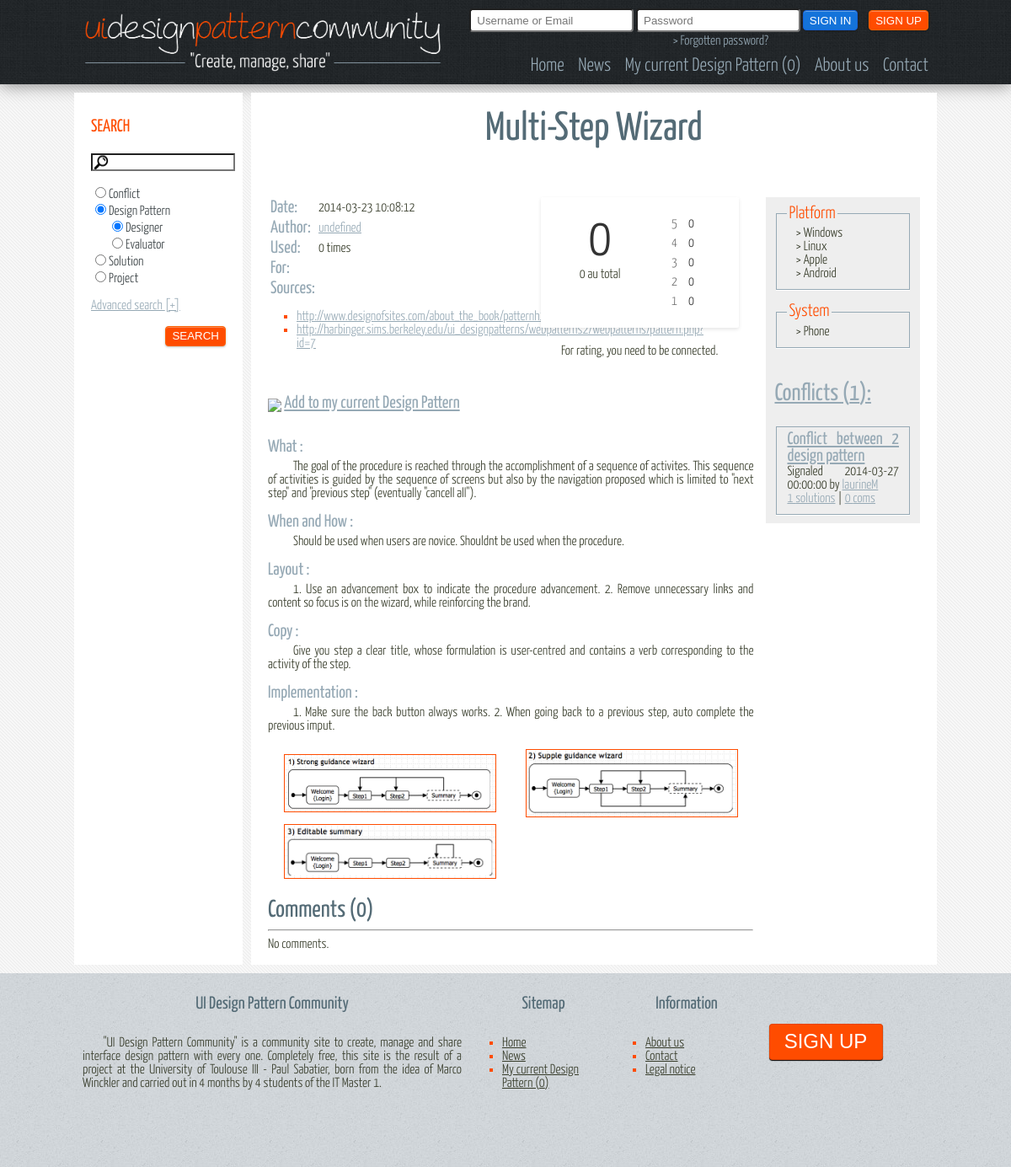
The app's page /view/details.php?type=DesignPattern&id=2 with its own data.
### tables this page shows
CREATE TABLE IF NOT EXISTS `DesignPattern` (
  `idDesignPattern` INT(11) NOT NULL AUTO_INCREMENT,
  `name` VARCHAR(150) NOT NULL,
  `what` TEXT NOT NULL,
  `whenAndHow` TEXT NULL DEFAULT NULL,
  `layout` TEXT NULL DEFAULT NULL,
  `copy` TEXT NULL DEFAULT NULL,
  `implementation` TEXT NULL DEFAULT NULL,
  `descriptionImage` TEXT NULL DEFAULT NULL,
  `nbUsage` INT(11) NULL DEFAULT NULL,
  `nbComments` INT(11) NULL DEFAULT NULL,
  `nbRates` INT(11) NULL DEFAULT NULL,
  `rate` DOUBLE NULL DEFAULT NULL,
  `date` DATETIME NULL DEFAULT NULL,
  `target` ENUM('Designer','Evaluator') NOT NULL,
  `login` VARCHAR(30) NOT NULL,
  PRIMARY KEY (`idDesignPattern`),
  INDEX `fk_DesignPattern_User1_idx` (`login` ASC),
  CONSTRAINT `fk_DesignPattern_User1`
    FOREIGN KEY (`login`)
    REFERENCES `User` (`login`)
    ON DELETE NO ACTION
    ON UPDATE NO ACTION);

CREATE TABLE IF NOT EXISTS `Source` (
  `idSource` INT(11) NOT NULL AUTO_INCREMENT,
  `idDesignPattern` INT(11) NOT NULL,
  `author` VARCHAR(30) NULL DEFAULT NULL,
  `link` VARCHAR(250) NULL DEFAULT NULL,
  PRIMARY KEY (`idSource`),
  INDEX `fk_Source_DesignPattern1_idx` (`idDesignPattern` ASC),
  CONSTRAINT `fk_Source_DesignPattern1`
    FOREIGN KEY (`idDesignPattern`)
    REFERENCES `DesignPattern` (`idDesignPattern`)
    ON DELETE NO ACTION
    ON UPDATE NO ACTION);

CREATE TABLE IF NOT EXISTS `ImageDesignPattern` (
  `idImage` INT(11) NOT NULL AUTO_INCREMENT,
  `idDesignPattern` INT(11) NOT NULL,
  `link` VARCHAR(250) NOT NULL,
  `description` TEXT NULL DEFAULT NULL,
  PRIMARY KEY (`idImage`),
  INDEX `fk_ImageDesignPattern_DesignPattern_idx` (`idDesignPattern` ASC),
  CONSTRAINT `fk_ImageDesignPattern_DesignPattern`
    FOREIGN KEY (`idDesignPattern`)
    REFERENCES `DesignPattern` (`idDesignPattern`)
    ON DELETE NO ACTION
    ON UPDATE NO ACTION);

CREATE TABLE IF NOT EXISTS `Platform` (
  `idPlatform` INT(11) NOT NULL AUTO_INCREMENT,
  `name` VARCHAR(30) NOT NULL,
  `description` VARCHAR(100) NULL DEFAULT NULL,
  `icon` VARCHAR(45) NOT NULL,
  PRIMARY KEY (`idPlatform`));

CREATE TABLE IF NOT EXISTS `System` (
  `idSystem` INT(11) NOT NULL AUTO_INCREMENT,
  `name` VARCHAR(30) NOT NULL,
  `description` VARCHAR(100) NULL DEFAULT NULL,
  `icon` VARCHAR(45) NOT NULL,
  PRIMARY KEY (`idSystem`));

CREATE TABLE IF NOT EXISTS `Conflict` (
  `idConflict` INT(11) NOT NULL AUTO_INCREMENT,
  `name` VARCHAR(150) NOT NULL,
  `description` TEXT NULL DEFAULT NULL,
  `date` DATETIME NULL DEFAULT NULL,
  `nbComments` INT(11) NULL DEFAULT NULL,
  `login` VARCHAR(30) NOT NULL,
  `idTypeConflict` INT(11) NOT NULL,
  PRIMARY KEY (`idConflict`),
  INDEX `fk_Conflit_User1_idx` (`login` ASC),
  INDEX `fk_Conflict_TypeConflict1_idx` (`idTypeConflict` ASC),
  CONSTRAINT `fk_Conflict_TypeConflict1`
    FOREIGN KEY (`idTypeConflict`)
    REFERENCES `TypeConflict` (`idTypeConflict`)
    ON DELETE NO ACTION
    ON UPDATE NO ACTION,
  CONSTRAINT `fk_Conflit_User1`
    FOREIGN KEY (`login`)
    REFERENCES `User` (`login`)
    ON DELETE NO ACTION
    ON UPDATE NO ACTION);

### controller/toolkit/ToolKitDisplay.php (the view, shortened to what the rows shown need)
<?php
require_once($_SERVER['DOCUMENT_ROOT']."/site/model/implementation/Database.php");
require_once($_SERVER['DOCUMENT_ROOT']."/site/controller/toolkit/Session.php");
class ToolKitDisplay {
    public static function displayText($name, $data) {
        echo "<div id=\"textDisplay\">";
        echo "<h3>".$name."</h3>";
        echo "<div class=\"retrait\">";
        if ($data != "") {
            echo $data;
        } else {
            echo "No data";
        }
        echo "</div>";
        echo "</div><br/>";
    }
    public static function displayRate($id, $nbRates, $rate, $tableAsk, $session) {
        echo "<div id=\"details_rate\">";
        echo "<div class=\"rating-box\">";
        echo "<div class=\"score-container\"><span class=\"score\">".round($rate, 1)."</span><br>".$nbRates." au total</div>";
        echo "<div class=\"rating-histogram\">";
        $five = Database::getOneData("SELECT COUNT(*) as nb FROM Note".$tableAsk." WHERE id".$tableAsk." = ".$id." AND note = 5;")['nb'];
        $max = $five;
        if ($max == 0) {
            $max = 1;
        }
        ToolKitDisplay::displayRateBar($five, 5, ($five * 100) / $max, "five");
        echo "</div>";
        echo "</div>";
        if (isset($session->login)) {
            $alreadyRate = Database::getOneData("SELECT count(note) as nb, note FROM Note".$tableAsk." WHERE id".$tableAsk." = ".$id." AND login = \"".$session->login."\"");
            if ($alreadyRate['nb'] > 0) {
                echo"<center><h3>You already rate:</h3> <input id=\"rateNumber\" type=\"number\" min=\"0\" max=\"5\" size=\"1\" value=\"".$alreadyRate['note']."\"/>&nbsp;&nbsp;<a href=\"#\" onClick=\"return addRate('".$tableAsk."', ".$id.", '".$session->login."', $('#rateNumber'));\"><h3>Modify !</h3></a> "
                        ."or <a href=\"#\" onClick=\"return removeRate('".$tableAsk."', ".$id.", '".$session->login."', $('#rateNumber'));\"><h3>Remove !</h3></a></center>";
            } else {
                echo"<center><h3>Give a rate between 0 and 5:</h3> <input id=\"rateNumber\" type=\"number\" min=\"0\" max=\"5\" size=\"1\"/>&nbsp;&nbsp;<a href=\"#\" onClick=\"return addRate('".$tableAsk."', ".$id.", '".$session->login."', $('#rateNumber'));\"><h3>Rate !</h3></a></center>";
            }
        } else {
            echo "<center>For rating, you need to be connected.</center>";
        }
        echo "</div>";
    }
    public static function displayRateBar($nb, $rateSearch, $percent, $nameStyle) {
        echo "<div class=\"rating-bar-container ".$nameStyle."\">";
        echo "<span class=\"bar-label\">".$rateSearch."</span>";
        echo "<span class=\"bar-number\">".$nb."</span>";
        echo "</div>";
    }
    public static function displayCommentsLittles($id, $nbComments, $tableAsk, $session) {
        $reponse = Database::getAllData("SELECT * FROM Comment".$tableAsk." WHERE id".$tableAsk." = ".$id." ORDER BY DATE DESC LIMIT 0, 5");
        echo "<article id=\"commentsDetails\">";
        echo "<br/><h2 id=\"h2CommentsConflict\">Comments (".$nbComments.")</h2><hr/>";
        if ($reponse->rowCount() == 0) {
            echo 'No comments.<br/>';
        }
        echo "<br/></article>";
    }
    public static function cartLink($id, $selector, $destroyWhenRemove) {
        $session = Session::getInstance();
        $removeIt = "";
        if ($destroyWhenRemove) {
            $removeIt .= "true";
        } else {
            $removeIt .= "false";
        }
        if (isset($session->login)) {
            $data = Database::getOneData("SELECT idProject FROM Project WHERE login = \"".$session->login."\" AND current = 1;");
            $exist = DataBase::getOneData("SELECT COUNT(*) as nbExist FROM ProjectDesignPattern WHERE idProject = ".$data['idProject']." AND idDesignPattern = ".$id.";");
            if ($exist['nbExist'] > 0) {
                $fct = "<img src=\"/site/img/vrac/croix.png\" style=\"vertical-align:bottom;width:20px\"/> <a href=\"#\" onClick=\"return removeFromCart(".$id.", $(this), ".$removeIt.");\">Remove my current Design Pattern</a>";
                return $fct;
            }else {
                return "<img src=\"/site/img/vrac/add.png\" style=\"vertical-align:bottom;width:20px\"/> <a href=\"#\" onClick=\"return addToCart(".$id.", $(this), ".$removeIt.");\">Add to my current Design Pattern</a>";
            }
        }else {
            if (!isset($session->currentDP)) {
                return "<img src=\"/site/img/vrac/add.png\" style=\"vertical-align:bottom;width:20px\"/> <a href=\"#\" onClick=\"return addToCart(".$id.", $(this), ".$removeIt.");\">Add to my current Design Pattern</a>";
            }
        }
    }
}

### controller/toolkit/ToolkitDetails.php (shortened to what the rows shown need)
<?php
require_once($_SERVER['DOCUMENT_ROOT']."/site/model/implementation/Database.php");
require_once($_SERVER['DOCUMENT_ROOT']."/site/controller/toolkit/ToolkitDisplayDesignPattern.php");
require_once($_SERVER['DOCUMENT_ROOT']."/site/model/implementation/designpattern/DesignPattern.php");
class ToolkitDetails {
    public static function displayDetailsDesignPattern($id, $session) {
        $dp = DesignPattern::getDB($id);
        if ($dp != false) {
            echo "<h1>".$dp->getName()."</h1><br/>";
            echo "<div id=\"contentDP\">";
            echo "<div id=\"contenuHautDP\">";
            echo "<div id=\"contenuGaucheDP\">";
            echo "<table>";
            echo "<tr><td><h3>Date:</h3></td><td>".$dp->getDate()."</td></tr>";
            echo "<tr><td><h3>Author:</h3></td><td><a href=\"/site/view/user.php?user=".$dp->getLogin()."\">".$dp->getLogin()."</a></td></tr>";
            echo "<tr><td><h3>Used:</h3></td><td>".$dp->getNbUsage()." times</td></tr>";
            echo "<tr><td><h3>For:</h3></td><td>".$dp->getTarget()."</td></tr>";
            echo "<tr><td><h3>Sources:</h3></td><td>";
            echo "</td></tr></table>";
            ToolkitDisplayDesignPattern::displaySources($id);
            echo "</div>";
            echo "<div id=\"contenuDroitDP\">";
            ToolkitDisplay::displayRate($id, $dp->getNbRates(), $dp->getRate(), "DesignPattern", $session);
            echo "</div>";
            echo "</div>";
            echo "<div id=\"addProposeDP\">";
            echo "<h3>".ToolkitDisplay::cartLink($id, "this", false)."</h3>";
            echo "</div><br/><br/>";
            echo "<article id=\"contenuCommentsDP\">";
            ToolKitDisplay::displayText("What : ", $dp->getWhat());
            ToolkitDisplayDesignPattern::displayImages($id);
            ToolkitDisplay::displayCommentsLittles($id, $dp->getNbComments(), "DesignPattern", $session);
            echo "</article>";
            echo "</div>";
            echo "<aside id=\"asideCategorieConflictDP\">";
            ToolkitDisplayDesignPattern::displayCriteria($id);
            echo "<article>";
            $data = Database::getOneData("SELECT COUNT(*) as nb FROM ConflictDesignPattern WHERE idDesignPattern=".$id.";");
            if ($data['nb'] != 0) {
                echo "<a href=\"\"><h2>Conflicts (".$data['nb']."):</h2></a>";
                $reponse = Database::getAllData("SELECT c.idConflict, c.name, c.date, c.login FROM Conflict c, ConflictDesignPattern cdp WHERE cdp.idDesignPattern = ".$id." AND c.idConflict = cdp.idConflict ;");
                foreach ($reponse as $row) {
                    echo "<fieldset style=\"border: 1px solid #96A9B5;box-shadow: 0 1px 0 #FFFFFF;\"><h3><a href=\"details.php?type=Conflict&id=".$row['idConflict']."\">".$row['name']."</a></h3>";
                    echo "Signaled ".$row['date']." by <a href=\"\">".$row['login']."</a><br/>";
                    $data = Database::getOneData("SELECT COUNT(*) as nb FROM Solution WHERE idconflict = ".$row['idConflict']);
                    $dataCom = Database::getOneData("SELECT COUNT(*) as nb FROM CommentConflict WHERE idConflict = ".$row['idConflict']);
                    echo "<a href=\"\">".$data['nb']." solutions</a> | <a href=\"\">".$dataCom['nb']." coms</a><br/>";
                    echo "</fieldset>";
                }
            } else {
                echo "No conflict.";
            }
            echo "</article>";
            echo "</aside>";
        } else {
            echo "Error 404 !!";
        }
    }
}
?>

### controller/toolkit/ToolkitDisplayDesignPattern.php (shortened to what the rows shown need)
<?php
require_once($_SERVER['DOCUMENT_ROOT']."/site/model/implementation/Database.php");
class ToolkitDisplayDesignPattern {
    public static function displayImages($id) {
        $reponse = Database::getAllData("SELECT link FROM ImageDesignPattern WHERE idDesignPattern = ".$id.";");
        echo "<table style=\"text-align:center\">";
        $i = 0;
        foreach ($reponse as $row) {
            if ($i == 0) {
                echo "<tr><td width=\"300px\"><img class=\"img_pattern\" width=\"250px\" src=\"".$row['link']."\" alt=\"img design\" style=\"border:1px solid #FF4C00;\"/></td>";
                $i++;
            } else {
                echo "<td width=\"300px\"><img class=\"img_pattern\" width=\"250px\" src=\"".$row['link']."\" alt=\"img design\" style=\"border:1px solid #FF4C00;\"/></td></tr>";
                $i = 0;
            }
        }
        if ($i != 0) {
            echo "</tr>";
        }
        echo "</table>";
    }
    public static function displaySources($id) {
        $reponse = Database::getAllData("SELECT link FROM Source WHERE idDesignPattern = ".$id.";");
        echo '<ul>';
        foreach ($reponse as $row) {
            echo "<li><a href=\"".$row['link']."\" target='_blank'>".$row['link']."</a></li>";
        }
        echo '</ul>';
    }
    public static function displayCriteria($id) {
        echo "<article>";
        ToolkitDisplayDesignPattern::displayOneCriterion($id, "Platform");
        ToolkitDisplayDesignPattern::displayOneCriterion($id, "System");
        echo "</article>";
    }
    public static function displayOneCriterion($id, $name) {
        $reponse = Database::getAllData("SELECT n.name FROM ".$name."DesignPattern nDP, ".$name." n WHERE nDP.id".$name." = n.id".$name." AND idDesignPattern = ".$id.";");
        if ($reponse->rowCount() != 0) {
            echo "<fieldset style=\"border: 1px solid #96A9B5;box-shadow: 0 1px 0 #FFFFFF;\"><legend style=\"font-size: 1.3em;color:#FF4C00;\">".$name."</legend>";
            foreach ($reponse as $row) {
                echo "<font style=\"padding-left:10px\">> ".$row['name']."</font><br/>";
            }
            echo "</fieldset><br/>";
        }
    }
}

### records on screen
designpattern: name "Multi-Step Wizard", date "2014-03-23 10:08:12", login "undefined", nbUsage "0", rate "0", nbRates "0", what "The goal of the procedure is reached through the accomplishment of a sequence of activites. This sequence of activities is guided by the sequence of screens but also by the navigation proposed which is limited to \"next step\" and \"previous step\" (eventually \"cancell all\"). Should be used when users are novice. Shouldnt be used when the procedure. 1. Use an advancement box to indicate the procedure advancement. 2. Remove unnecessary links and content so focus is on the wizard, while reinforcing the brand. Give you step a clear title, whose formulation is user-centred and contains a verb corresponding to the activity of the step. 1. Make sure the back button always works. 2. When going back to…", nbComments "0"
source: link "http://www.designofsites.com/about_the_book/patternh1.pdf"
source: link "http://harbinger.sims.berkeley.edu/ui_designpatterns/webpatterns2/webpatterns/pattern.php?id=7"
imagedesignpattern: link (picture)
imagedesignpattern: link (picture)
imagedesignpattern: link (picture)
platform: name "Windows"
platform: name "Linux"
platform: name "Apple"
platform: name "Android"
system: name "Phone"
conflict: name "Conflict between 2 design pattern", date "2014-03-27 00:00:00", login "laurineM", nb "1", nb "0"

### other values on screen
$nb "0 0"
$rateSearch "5 4 3 2 1"
$nb "0 0 0 0 0"
$name "What : When and How : Layout : Copy : Implementation :"
$name "Platform System"
$data['nb'] "1"
